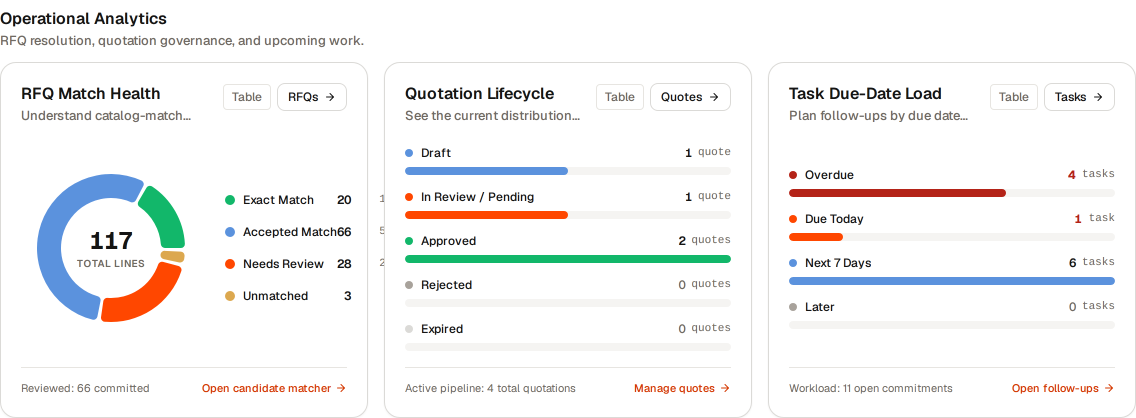
#> input picture docs/design-mapping/screenshots/dashboard-analytics/dashboard-analytics-section-desktop-1440x900.png, 2272 x 836 px (shown at 1/2 size)
$ python generate_dashboard_analytics_contact_sheet.py
#> lines starting #> are read from the running program, lines starting #| are printed output that depends on the picture
#!/usr/bin/env python3
"""
Generate ForgeFlow × Sakani Dashboard Analytics Visualization Expansion Contact Sheet
"""

import os
import shutil
from PIL import Image, ImageDraw, ImageFont

BASE_DIR = os.path.dirname(os.path.dirname(os.path.abspath(__file__)))
SCREENSHOTS_DIR = os.path.join(BASE_DIR, "docs/design-mapping/screenshots/dashboard-analytics")
OUTPUT_PATH = os.path.join(SCREENSHOTS_DIR, "contact-sheet.png")
ARTIFACT_DIR = "/home/satjeet/.gemini/antigravity-cli/brain/4cd6df4a-3d9d-43fa-81c5-3be39ca98467/screenshots/dashboard-analytics"

def get_font(size, bold=False):
    font_paths = [
        "/usr/share/fonts/truetype/dejavu/DejaVuSans-Bold.ttf" if bold else "/usr/share/fonts/truetype/dejavu/DejaVuSans.ttf",
        "/usr/share/fonts/truetype/liberation/LiberationSans-Bold.ttf" if bold else "/usr/share/fonts/truetype/liberation/LiberationSans-Regular.ttf",
    ]
    for p in font_paths:
        if os.path.exists(p):
            return ImageFont.truetype(p, size)
    return ImageFont.load_default()

def create_contact_sheet():
    os.makedirs(SCREENSHOTS_DIR, exist_ok=True)
    os.makedirs(ARTIFACT_DIR, exist_ok=True)

    # 1. Load images
    sec_desktop = Image.open(os.path.join(SCREENSHOTS_DIR, "dashboard-analytics-section-desktop-1440x900.png"))
#> sec_desktop is the input picture: PIL image 2272x836 RGB; mean R, G, B 244, 243.9, 243.7
    sec_dark = Image.open(os.path.join(SCREENSHOTS_DIR, "dashboard-analytics-section-dark-desktop-1440x900.png"))
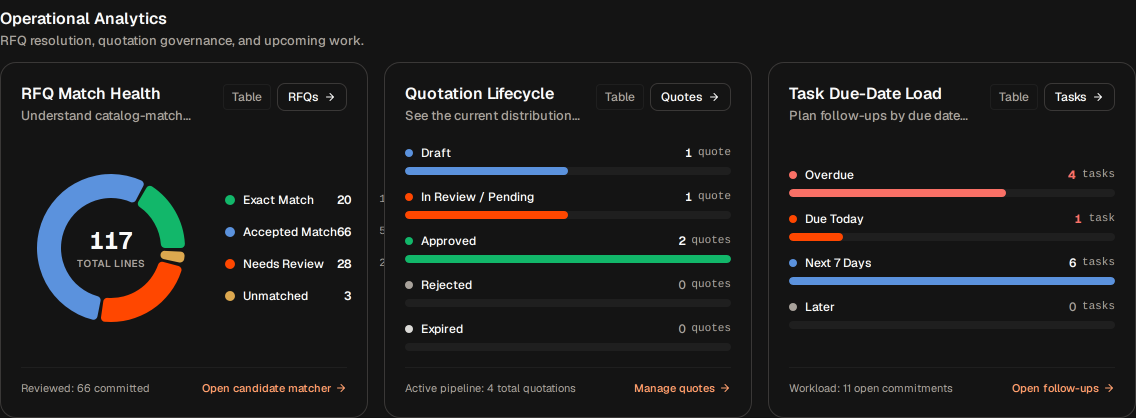
#> input picture docs/design-mapping/screenshots/dashboard-analytics/dashboard-analytics-section-dark-desktop-1440x900.png, 2272 x 836 px (shown at 1/2 size)
#> sec_dark is the input picture: PIL image 2272x836 RGB; mean R, G, B 30.3, 30.4, 30.3
    sec_tables = Image.open(os.path.join(SCREENSHOTS_DIR, "dashboard-analytics-section-tables-desktop-1440x900.png"))
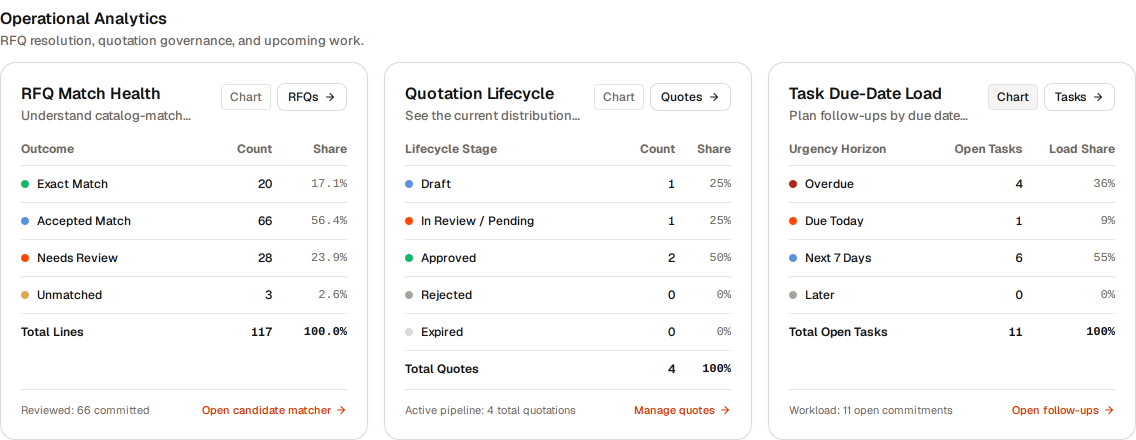
#> input picture docs/design-mapping/screenshots/dashboard-analytics/dashboard-analytics-section-tables-desktop-1440x900.png, 2272 x 880 px (shown at 1/2 size)
#> sec_tables is the input picture: PIL image 2272x880 RGB; mean R, G, B 248.7, 248.2, 247.9
    sec_tablet = Image.open(os.path.join(SCREENSHOTS_DIR, "dashboard-analytics-section-tablet-1024x768.png"))
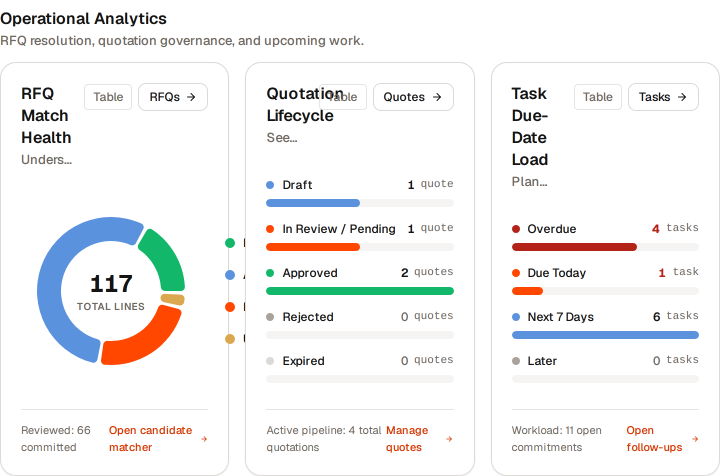
#> input picture docs/design-mapping/screenshots/dashboard-analytics/dashboard-analytics-section-tablet-1024x768.png, 1440 x 952 px (shown at 1/2 size)
#> sec_tablet is the input picture: PIL image 1440x952 RGB; mean R, G, B 243, 243, 242.8
    sec_mobile = Image.open(os.path.join(SCREENSHOTS_DIR, "dashboard-analytics-section-mobile-390x844.png"))
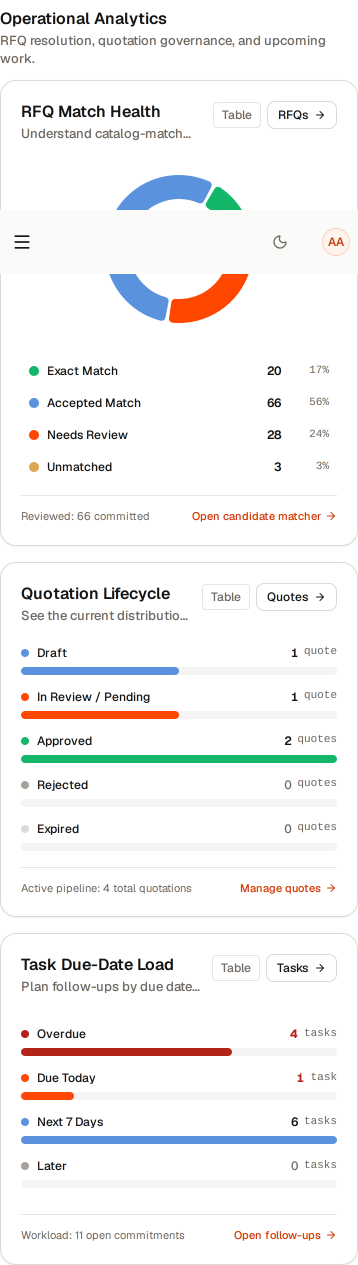
#> input picture docs/design-mapping/screenshots/dashboard-analytics/dashboard-analytics-section-mobile-390x844.png, 1074 x 3795 px (shown at 1/3 size)
#> sec_mobile is the input picture: PIL image 1074x3795 RGB; mean R, G, B 244.6, 244, 243.7
#> (the run stopped early here; a loop or call above may not have finished)
